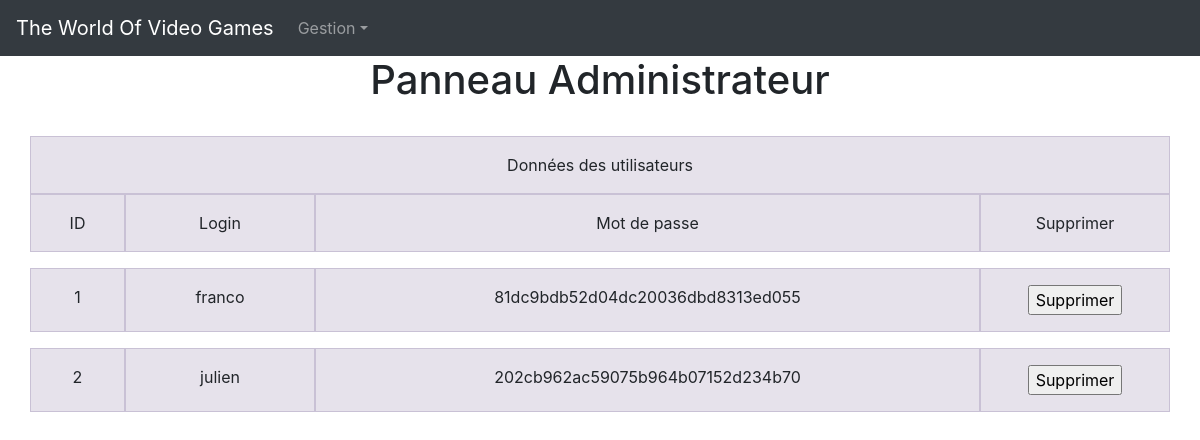
Page /panneau (signed in) on the committed database.
### tables this page shows
CREATE TABLE IF NOT EXISTS `clients` (
  `idclient` int(11) NOT NULL AUTO_INCREMENT,
  `login` varchar(25) NOT NULL,
  `password` varchar(255) NOT NULL,
  `email` varchar(255) NOT NULL,
  `datenaiss` datetime NOT NULL,
  PRIMARY KEY (`idclient`)
);

### models/request.php (called while the page is built, shortened)
<?php
function AllinfoTable(){
$bdd=co_db();
$req = $bdd->query("SELECT * FROM clients");
return $req;
}
 ?>

### controllers/panneau.php (called while the page is built, shortened)
<?php
include('models/request.php');
include('views/panneau.php');
include('views/AffUser.php');
?>

### views/AffUser.php (the view, shortened to what this page needs)
<?php
    if(!empty($_SESSION['login_admin'])){
       $req = AllinfoTable();
     while($donnees=$req->fetch()){
       ?>
  <div class="container">
    <div class="row">
          <div class="col-md-1"><div align="center"><?=$donnees['idclient'] ?></div></div>
          <div class="col-md-2"><div align="center"><?=$donnees['login'] ?></div></div>
          <div class="col-md-7"><div align="center"><?=$donnees['password'] ?></div></div>
          <div class="col-md-2"><div align="center">
            <form action="delete" method="get">
                <input value="Supprimer" type="submit">
             </form>
          </div></div>
      </div>
    </div>
<?php
        }
    }
    else{
      header('Location:accueil');
    }
?>

### css/panneau.css (style rules this page uses)
body { padding-top: 2rem; padding-bottom: 2rem; }
.row { margin-bottom: 1rem; }
[class*="col-"] { padding-top: 1rem; padding-bottom: 1rem; background-color: rgba(86,61,124,.15); border: 1px solid rgba(86,61,124,.2); }

### rows in the picture
clients: idclient "1", login "franco", password "81dc9bdb52d04dc20036dbd8313ed055"
clients: idclient "2", login "julien", password "202cb962ac59075b964b07152d234b70"
